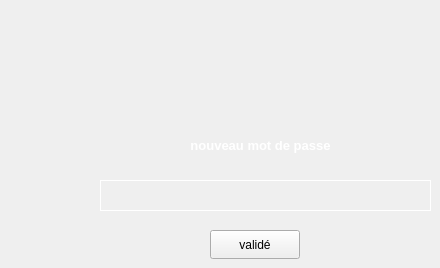
      <widget class="QWidget" name="page_nouveau_mdp">
       <widget class="QLabel" name="label_37">
        <property name="geometry">
         <rect>
          <x>170</x>
          <y>130</y>
          <width>181</width>
          <height>31</height>
         </rect>
        </property>
        <property name="text">
         <string>&lt;html&gt;&lt;head/&gt;&lt;body&gt;&lt;p&gt;&lt;span style=&quot; font-size:10pt; font-weight:700; color:#ffffff;&quot;&gt;nouveau mot de passe&lt;/span&gt;&lt;/p&gt;&lt;/body&gt;&lt;/html&gt;</string>
        </property>
        <property name="alignment">
         <set>Qt::AlignmentFlag::AlignCenter</set>
        </property>
       </widget>
       <widget class="QLineEdit" name="lineEdit_nouveau_mdp">
        <property name="geometry">
         <rect>
          <x>100</x>
          <y>180</y>
          <width>331</width>
          <height>31</height>
         </rect>
        </property>
        <property name="styleSheet">
         <string notr="true">QLineEdit {
    background: transparent;
    border: 1px solid #ffffff;   /* ou autre couleur pour qu'on voie bien les bords */
    color: white;                /* texte */
}</string>
        </property>
        <property name="alignment">
         <set>Qt::AlignmentFlag::AlignLeading|Qt::AlignmentFlag::AlignLeft|Qt::AlignmentFlag::AlignVCenter</set>
        </property>
       </widget>
       <widget class="QPushButton" name="pushButton_valide_mdp">
        <property name="geometry">
         <rect>
          <x>210</x>
          <y>230</y>
          <width>90</width>
          <height>29</height>
         </rect>
        </property>
        <property name="text">
         <string>validé</string>
        </property>
       </widget>
      </widget>
